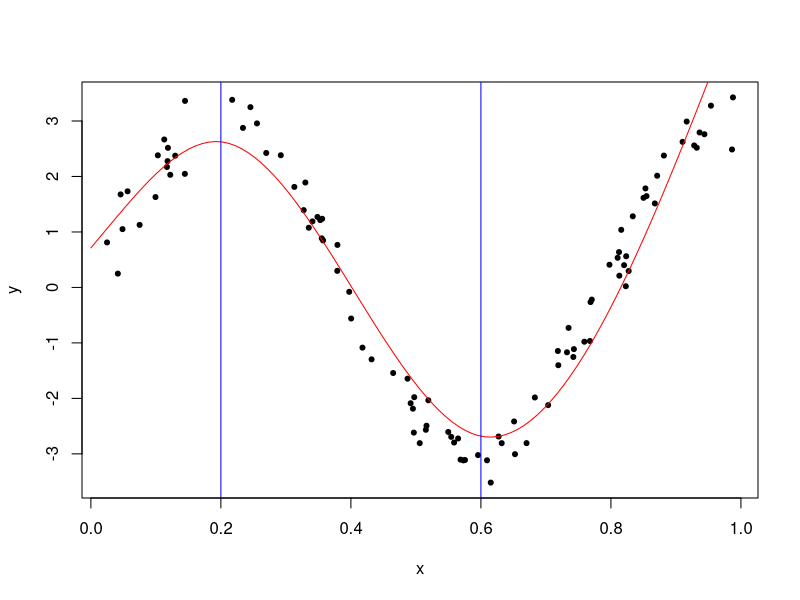
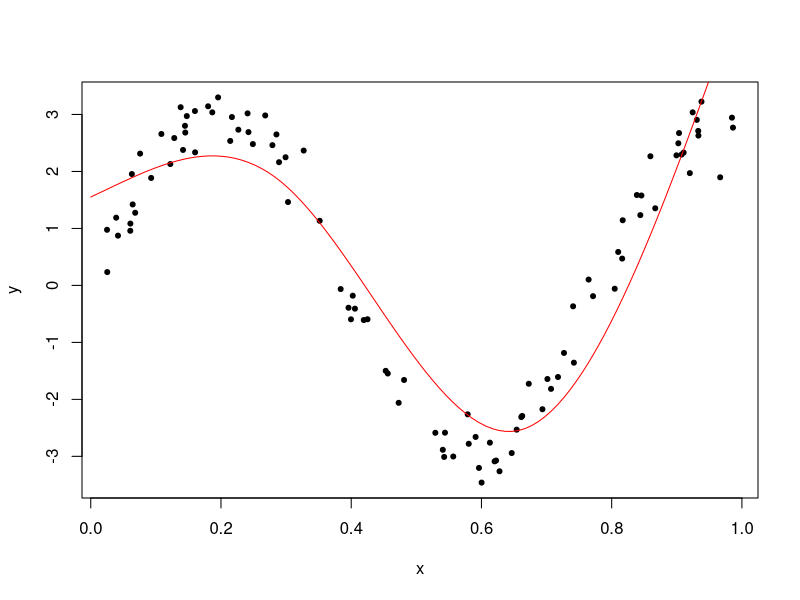
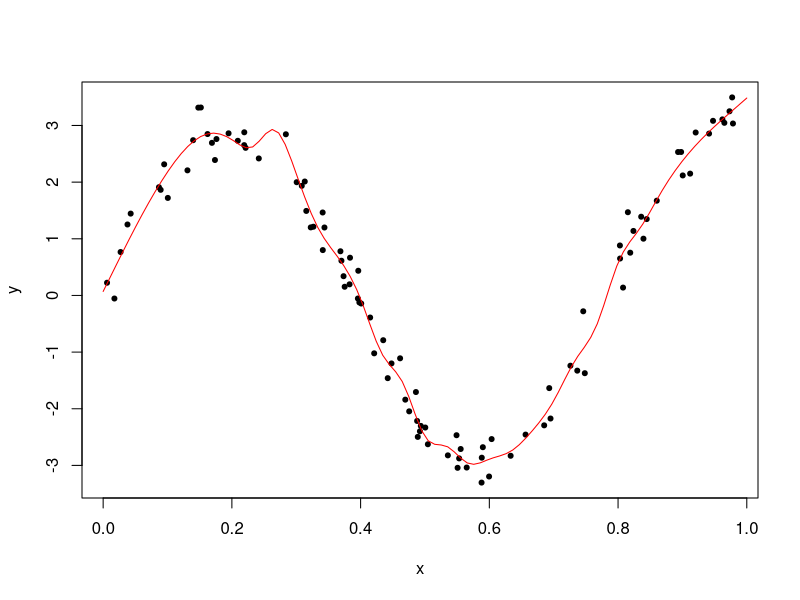
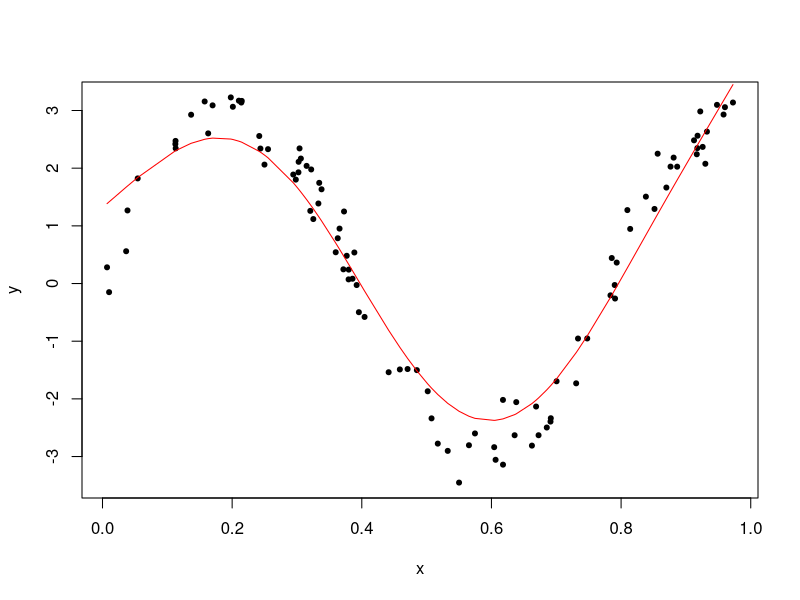
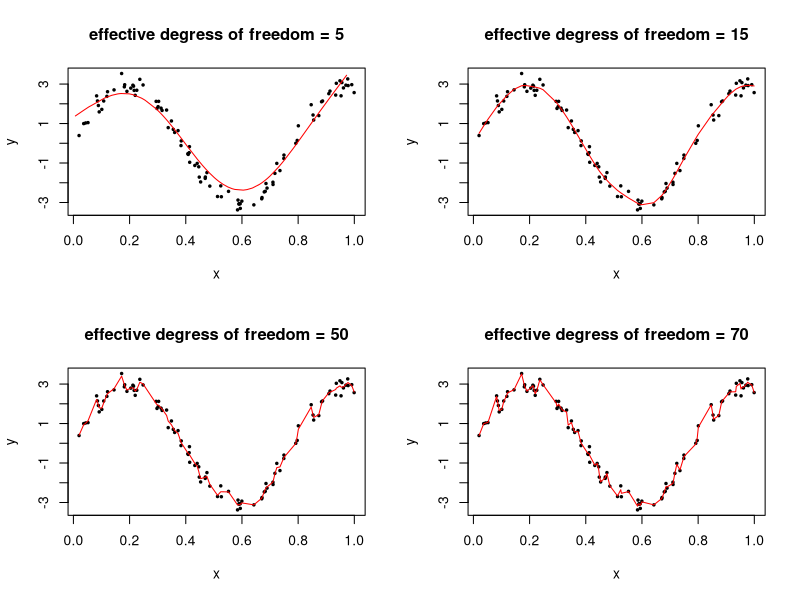
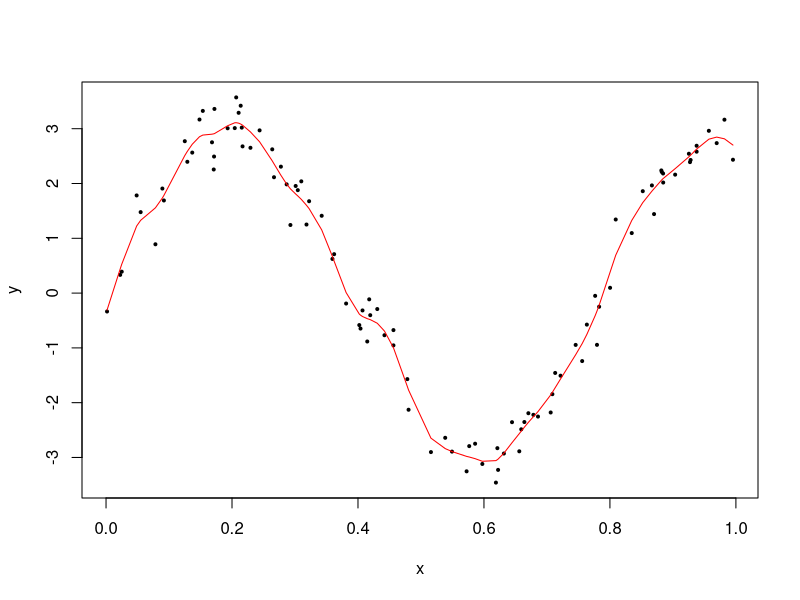

Generate these figures, in order, with R:
## ---- chunk 1
library(knitr)
library(splines)
library(ggplot2)
library(lattice)
## ---- chunk 2
n = 100
x = runif(n)
x.grid = seq(0,1,length.out = 100)
y = 3*sin(8*x) + rnorm(n,0,.3)
fit = lm(y ~ ns(x,knots = c(0.2,0.6)) )
plot(x,y,pch=20)
pred  = predict(fit,newdata=list(x=x.grid))
lines(x.grid, pred,col="red")
abline(v=c(0.2,0.6), col = 'blue')
## ---- chunk 3
x = runif(n)
y = 3*sin(8*x) + rnorm(n,0,.3)
fit = lm(y ~ ns(x,df=3) )
summary(fit)
plot(x,y,pch=20)
pred  = predict(fit,newdata=list(x=x.grid))
lines(x.grid, pred,col="red")
## ---- chunk 4
kknots=seq(0+0.1,1-0.1,len=25)
x = runif(n)
y = 3*sin(8*x) + rnorm(n,0,.3)
fit = lm(y ~ ns(x,df=3,knots = kknots ))
plot(x,y,pch=20)
pred  = predict(fit,newdata=list(x=x.grid))
lines(x.grid, pred,col="red")
## ---- chunk 5
n = 100
x = runif(n)
y = 3*sin(8*x) + rnorm(n,0,.3)
fitsm5 = smooth.spline(y ~ x, all.knots=T, cv=T, df=5)
fitsm5
plot(x,y,pch=20)
lines(fitsm5,col="red")
## ---- chunk 6
par(mfrow = c(2,2))
n = 100
x = runif(n)
y = 3*sin(8*x) + rnorm(n,0,.3)
fitsm15= smooth.spline(y ~ x, all.knots=T, cv=T, df=15)
fitsm50= smooth.spline(y ~ x, all.knots=T, cv=T, df=50)
fitsm70= smooth.spline(y ~ x, all.knots=T, cv=T, df=70)
plot(x,y,pch=20, cex=0.6)
title("effective degress of freedom = 5")
lines(fitsm5,col="red")
plot(x,y,pch=20, cex=0.6)
title("effective degress of freedom = 15")
lines(fitsm15,col="red")
plot(x,y,pch=20, cex=0.6)
title("effective degress of freedom = 50")
lines(fitsm50,col="red")
plot(x,y,pch=20, cex=0.6)
title("effective degress of freedom = 70")
lines(fitsm70,col="red")
## ---- chunk 7
par(mfrow = c(1,1))
n = 100
x = runif(n)
y = 3*sin(8*x) + rnorm(n,0,.3)
fitsmauto= smooth.spline(y ~ x, all.knots=T, cv=T)
fitsmauto
plot(x,y,pch=20, cex=0.6)
lines(fitsmauto,col="red")
